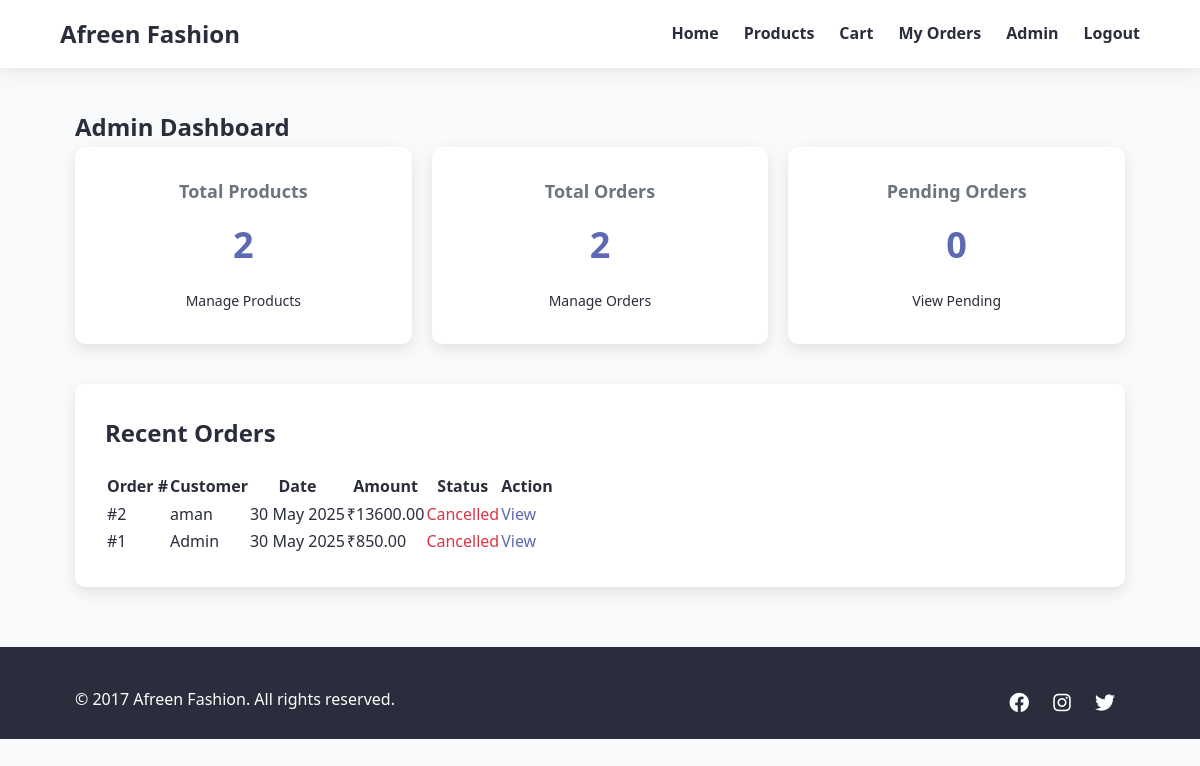
The page /admin/dashboard (signed in) on the database its author committed.
### tables this page shows
CREATE TABLE orders (
        id INTEGER PRIMARY KEY AUTOINCREMENT,
        user_id INTEGER NOT NULL,
        order_date TIMESTAMP DEFAULT CURRENT_TIMESTAMP,
        total_amount REAL NOT NULL,
        status TEXT DEFAULT 'Pending',
        shipping_address TEXT NOT NULL,
        FOREIGN KEY (user_id) REFERENCES users (id)
    );

CREATE TABLE users (
        id INTEGER PRIMARY KEY AUTOINCREMENT,
        name TEXT NOT NULL,
        email TEXT UNIQUE NOT NULL,
        password TEXT NOT NULL,
        created_at TIMESTAMP DEFAULT CURRENT_TIMESTAMP,
        is_admin BOOLEAN DEFAULT FALSE
    );

### app.py (the view)
@app.route('/admin/dashboard')
@admin_required
def admin_dashboard():
    conn = get_db_connection()
    product_count = conn.execute('SELECT COUNT(*) as count FROM products').fetchone()['count']
    order_count = conn.execute('SELECT COUNT(*) as count FROM orders').fetchone()['count']
    pending_orders = conn.execute('SELECT COUNT(*) as count FROM orders WHERE status = "Pending"').fetchone()['count']
    recent_orders = []
    orders_data = conn.execute('''
        SELECT o.id, o.order_date, o.total_amount, o.status, u.name as customer_name
        FROM orders o
        JOIN users u ON o.user_id = u.id
        ORDER BY o.order_date DESC
        LIMIT 5
    ''').fetchall()
    for order in orders_data:
        order_dict = dict(order)
        if isinstance(order_dict['order_date'], str):
            order_dict['order_date'] = datetime.strptime(order_dict['order_date'], '%Y-%m-%d %H:%M:%S')
        recent_orders.append(order_dict)
    conn.close()
    return render_template('admin/dashboard.html',
                         product_count=product_count,
                         order_count=order_count,
                         pending_orders=pending_orders,
                         recent_orders=recent_orders)

### app.py (called while the page is built)
def get_db_connection():
    conn = sqlite3.connect('afreen_fashion.db')
    conn.row_factory = sqlite3.Row
    return conn

def admin_required(f):
    @wraps(f)
    def decorated_function(*args, **kwargs):
        if 'user_id' not in session:
            flash('Please log in to access this page.', 'danger')
            return redirect(url_for('login'))
        conn = get_db_connection()
        user = conn.execute('SELECT is_admin FROM users WHERE id = ?', (session['user_id'],)).fetchone()
        conn.close()
        if not user or not user['is_admin']:
            flash('You do not have permission to access this page.', 'danger')
            return redirect(url_for('index'))
        return f(*args, **kwargs)
    return decorated_function

### templates/admin/dashboard.html (shortened to what this page needs)
{% extends "base.html" %}
{% block content %}
<section class="admin-dashboard">
    <h1>Admin Dashboard</h1>
    <div class="stats-grid">
        <div class="stat-card">
            <h3>Total Products</h3>
            <p>{{ product_count }}</p>
            <a href="{{ url_for('admin_products') }}">Manage Products</a>
        </div>
        <div class="stat-card">
            <h3>Total Orders</h3>
            <p>{{ order_count }}</p>
            <a href="{{ url_for('admin_orders') }}">Manage Orders</a>
        </div>
        <div class="stat-card">
            <h3>Pending Orders</h3>
            <p>{{ pending_orders }}</p>
            <a href="{{ url_for('admin_orders') }}?status=Pending">View Pending</a>
        </div>
    </div>
    <div class="recent-orders">
        <h2>Recent Orders</h2>
        <table>
            <thead>
                <tr>
                    <th>Order #</th>
                    <th>Customer</th>
                    <th>Date</th>
                    <th>Amount</th>
                    <th>Status</th>
                    <th>Action</th>
                </tr>
            </thead>
            <tbody>
                {% for order in recent_orders %}
                <tr>
                    <td>#{{ order['id'] }}</td>
                    <td>{{ order['customer_name'] }}</td>
                    <td>{{ order['order_date'].strftime('%d %b %Y') }}</td>
                    <td>₹{{ "%.2f"|format(order['total_amount']) }}</td>
                    <td>
                        <span class="status-{{ order['status'].lower() }}">{{ order['status'] }}</span>
                    </td>
                    <td>
                        <a href="{{ url_for('admin_order_detail', order_id=order['id']) }}" class="btn-small">View</a>
                    </td>
                </tr>
                {% endfor %}
            </tbody>
        </table>
    </div>
</section>
{% endblock %}

### static/css/style.css (style rules this page uses)
:root { --primary-color: #5d69b3; --secondary-color: #4ecdc4; --dark-color: #2a2d3b; --light-color: #f9fafc; --accent-color: #ff6b6b; --gray-color: #6c757d; --light-gray: #f8f9fa; --success-color: #28a745; --danger-color: #dc3545; --warning-color: #ffc107; --info-color: #17a2b8; --nav-bg: rgba(255, 255, 255, 0.95); }
* { margin: 0; padding: 0; box-sizing: border-box; }
body { font-family: 'Segoe UI', Tahoma, Geneva, Verdana, sans-serif; line-height: 1.6; color: var(--dark-color); background-color: var(--light-color); }
a { text-decoration: none; color: var(--primary-color); }
.status-cancelled { color: var(--danger-color); font-weight: 500; }
.admin-dashboard { margin: 40px 0; }
.stats-grid { display: grid; grid-template-columns: repeat(3, 1fr); gap: 20px; margin-bottom: 40px; }
.stat-card { background-color: white; padding: 30px; border-radius: 10px; box-shadow: 0 5px 15px rgba(0, 0, 0, 0.1); text-align: center; }
.stat-card h3 { font-size: 18px; margin-bottom: 10px; color: var(--gray-color); }
.stat-card p { font-size: 36px; font-weight: bold; margin-bottom: 15px; color: var(--primary-color); }
.stat-card a { color: var(--dark-color); font-size: 14px; }
.recent-orders { background-color: white; padding: 30px; border-radius: 10px; box-shadow: 0 5px 15px rgba(0, 0, 0, 0.1); }
.recent-orders h2 { margin-bottom: 20px; }

### rows shown on the page
orders: id "2", customer_name "aman", order_date "30 May 2025", total_amount "13600.00", status "Cancelled"
orders: id "1", customer_name "Admin", order_date "30 May 2025", total_amount "850.00", status "Cancelled"

### other values the page prints
{{ product_count }} "2"
{{ order_count }} "2"
{{ pending_orders }} "0"
